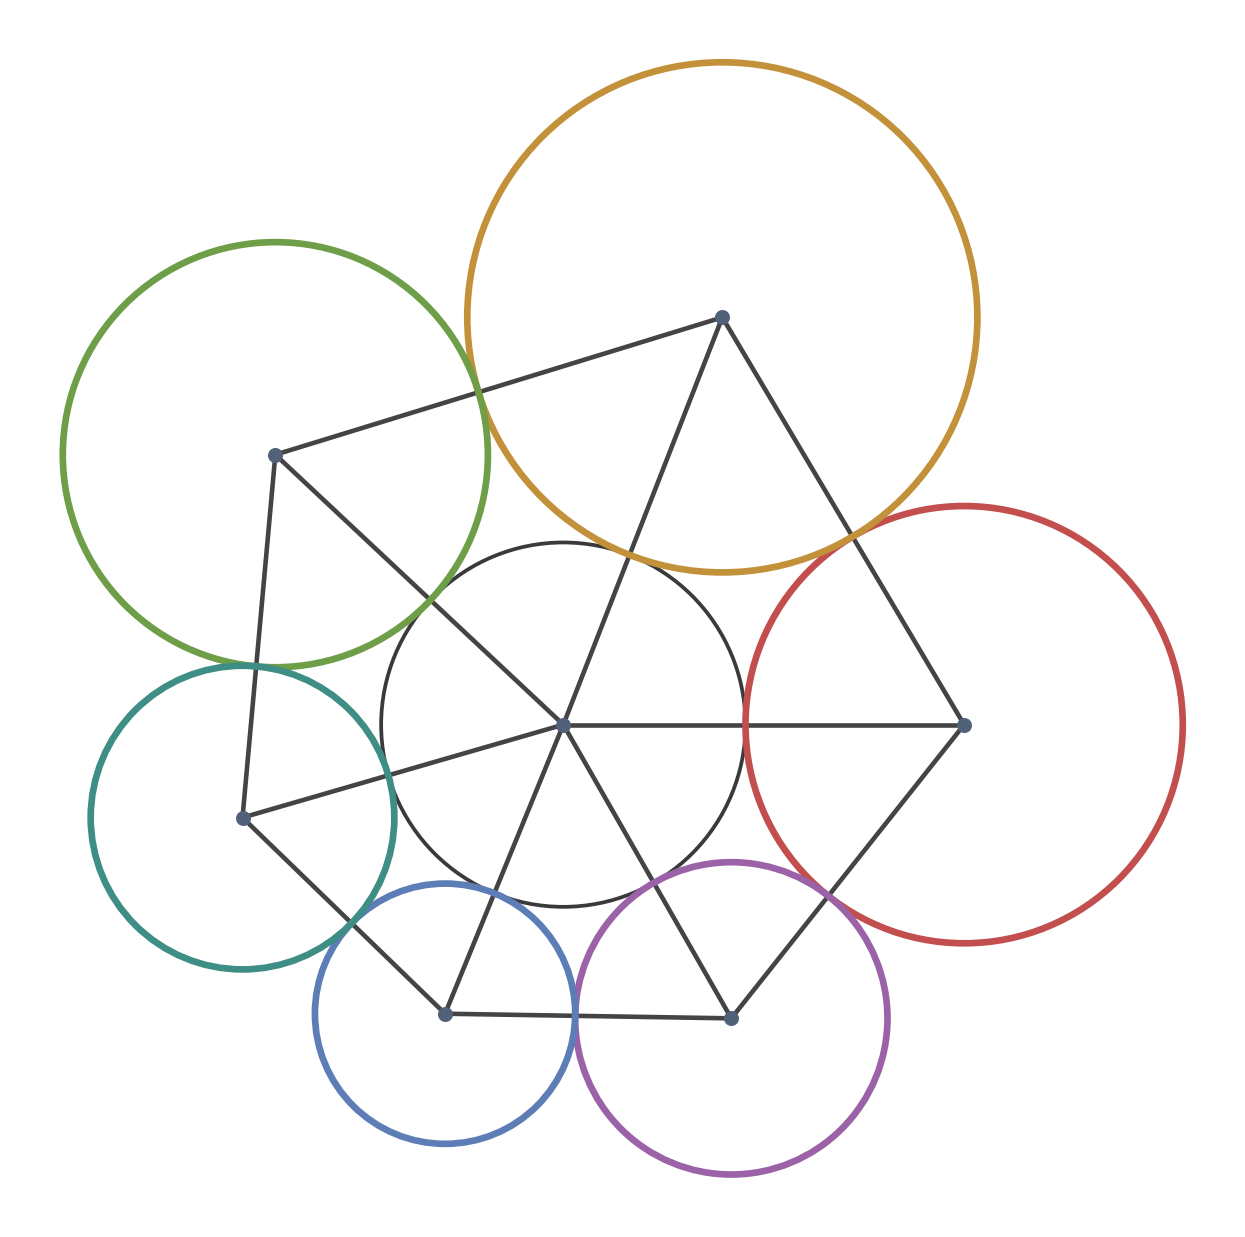

The Python source for this figure:
"""fig01_flower.py — Figure: the flower for a generic parameter pair A=1.2, B=1.4.

Purpose in the paper (Section 2.1): introduce the six petals with radii
A, B, B/A, 1/A, 1/B, A/B around the unit circle, and the six cell triangles
of the center graph. The petals carry the six identifying hues used across
all figures; the center graph is drawn in slate.
"""
import doylefig as D

A, B = 1.2, 1.4
cen, rad = D.build_config(A, B, 1)          # the flower is the 1-ring ball

fig, ax = D.new_axes((5.6, 5.2))
D.draw_circles(ax, cen, rad, petal_hues=True)
D.draw_grid(ax, cen, by_direction=False, lw=1.1)          # cell-triangle edges
for z in cen.values():                                     # center dots
    ax.plot(z.real, z.imag, "o", ms=2.6, color=D.SLATE, zorder=4)
D.fit_view(ax, *D.circle_extent(cen, rad))
D.save(fig, "fig01_flower")
